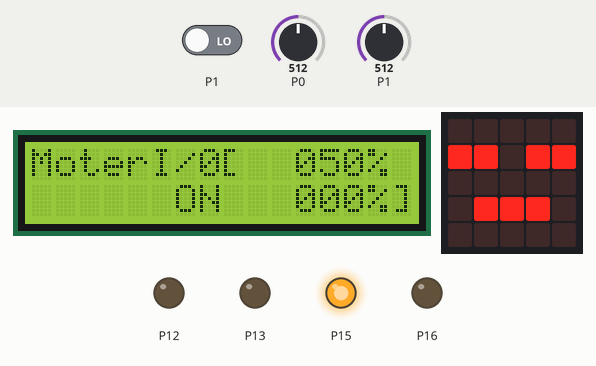
The program below on a simulated BBC micro:bit (MakeCode). On the bench: 16×2 character LCD, the board's 5×5 LED display, output pins drawn as LEDs (lit = HIGH). The test bench sets the inputs (shaded band); at power-on: P1 = 512, P1 LOW, P0 = 512 (analog values on the 0–1023 scale).

Above: at 4.3 s.
4.4 s: P1 set to 696
At 4.8 s:
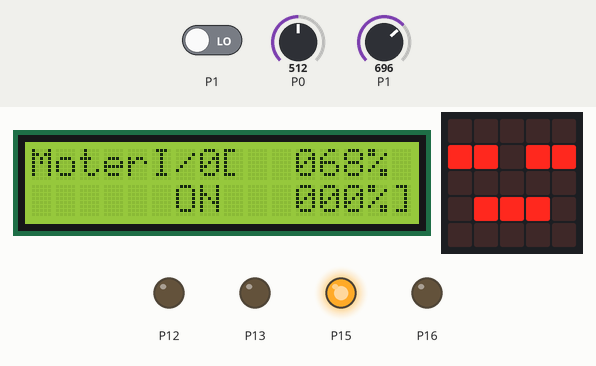
5.9 s: P1 set to 725
At 8.1 s:
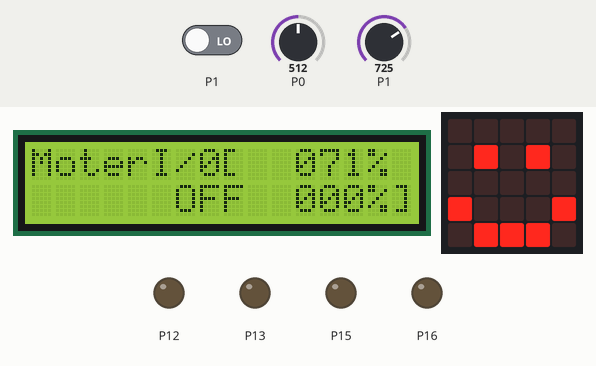
8.4 s: P1 set to 511
At 10.2 s:
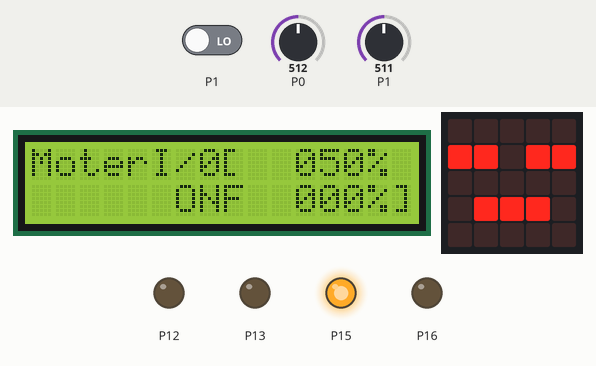
11.0 s: P1 set to 313
At 12.6 s:
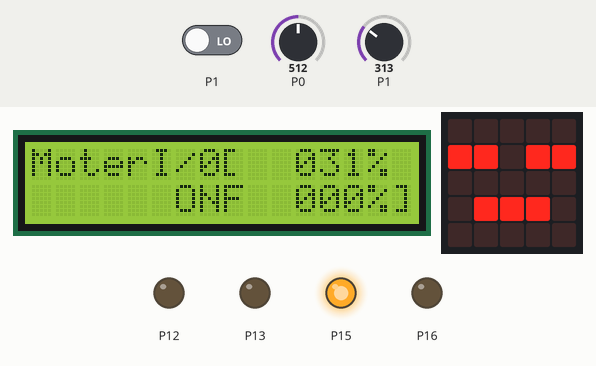
12.9 s: P1 set to 284
At 15.0 s:
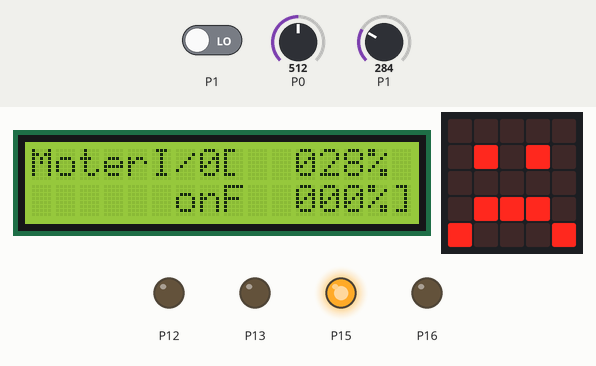
15.4 s: P1 driven HIGH
At 16.6 s:
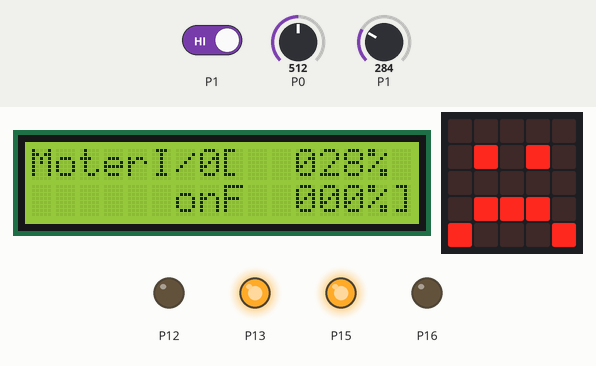
Timing chart, 0 to 18.3 s (numbered marks = the images above; inputs shaded):
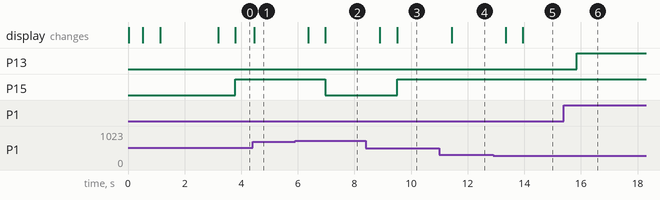

Measured:
- the behaviour switches between 710 and 711 on P1 (found by bisection; images 1 and 2)
- the behaviour switches between 302 and 301 on P1 (found by bisection; images 4 and 5)
- after the input at 4.4 s, the display: changes after 0.06 s (image 1)
- after the input at 5.9 s, P15: HIGH → LOW after 1.1 s; the display: first changes after 0.46 s (image 2 shows a later state)
- after the input at 8.4 s, P15: LOW → HIGH after 1.1 s; the display: first changes after 0.50 s (image 3 shows a later state)
- after the input at 11.0 s, the display: changes after 0.44 s (image 4)
- after the input at 12.9 s, the display: first changes after 0.44 s (image 5 shows a later state)
- after the input at 15.4 s, P13: LOW → HIGH after 0.45 s

The program:

main.ts
```typescript
function MOTER_LED () {
    if (토습 >= 70) {
        basic.showIcon(IconNames.Happy)
        모터of = "OFF"
        I2C_LCD1602.ShowString(모터of, 6, 1)
        pins.digitalWritePin(DigitalPin.P13, 0)
        pins.digitalWritePin(DigitalPin.P12, 0)
        pins.digitalWritePin(DigitalPin.P16, 0)
        pins.digitalWritePin(DigitalPin.P15, 0)
        pins.digitalWritePin(DigitalPin.P16, 0)
    } else if (토습 >= 30 && 토습 < 70) {
        basic.showIcon(IconNames.Asleep)
        모터of = "ON"
        I2C_LCD1602.ShowString(모터of, 6, 1)
        pins.digitalWritePin(DigitalPin.P13, pins.digitalReadPin(DigitalPin.P1))
        pins.digitalWritePin(DigitalPin.P12, 0)
        pins.digitalWritePin(DigitalPin.P16, 0)
        pins.digitalWritePin(DigitalPin.P15, 1)
        pins.digitalWritePin(DigitalPin.P16, 0)
    } else if (토습 < 30) {
        basic.showIcon(IconNames.Sad)
        모터of = "on"
        I2C_LCD1602.ShowString(모터of, 6, 1)
        pins.digitalWritePin(DigitalPin.P13, pins.digitalReadPin(DigitalPin.P1))
        pins.digitalWritePin(DigitalPin.P12, 0)
        pins.digitalWritePin(DigitalPin.P16, 0)
        pins.digitalWritePin(DigitalPin.P15, 1)
        pins.digitalWritePin(DigitalPin.P16, 0)
    }
}
function LSD () {
    모터of = "I/0"
    I2C_LCD1602.clear()
    I2C_LCD1602.ShowString("soil Hum1", 0, 0)
    I2C_LCD1602.ShowString("000%", 11, 0)
    I2C_LCD1602.ShowString("Moter" + 모터of + "[", 0, 0)
    I2C_LCD1602.ShowString("000%]", 11, 1)
}
function MotorPower () {
    let 모파 = 0
    if (모파 >= 100) {
        I2C_LCD1602.ShowString(convertToText(모파), 11, 1)
    } else if (모파 >= 10) {
        I2C_LCD1602.ShowString("0" + convertToText(모터of), 11, 1)
    } else {
        I2C_LCD1602.ShowString(convertToText("00" + convertToText(모파)), 11, 1)
    }
}
function SoilHumi () {
    if (토습 >= 100) {
        I2C_LCD1602.ShowString(convertToText(토습), 11, 0)
    } else if (토습 >= 10) {
        I2C_LCD1602.ShowString("0" + convertToText(토습), 11, 0)
    } else {
        I2C_LCD1602.ShowString(convertToText("00" + convertToText(토습)), 11, 0)
    }
}
let 모터of = ""
let 토습 = 0
I2C_LCD1602.LcdInit(0)
I2C_LCD1602.BacklightOff()
basic.pause(500)
I2C_LCD1602.BacklightOn()
basic.showIcon(IconNames.House)
I2C_LCD1602.ShowString("Grow F1owerpot", 1, 0)
I2C_LCD1602.ShowString("kit", 5, 1)
basic.pause(2000)
basic.clearScreen()
pins.digitalWritePin(DigitalPin.P1, 0)
LSD()
basic.forever(function () {
    토습 = Math.round(Math.map(pins.analogReadPin(AnalogPin.P0), 1023, 195, 0, 100))
    토습 = Math.round(Math.map(pins.analogReadPin(AnalogReadWritePin.P1), 0, 1023, 0, 100))
    SoilHumi()
    MotorPower()
    MOTER_LED()
})
```

test.ts
```typescript
// 테스트는 여기로 이동합니다; 이 패키지가 확장으로 사용될 때 컴파일되지 않을 것 입니다.
```
